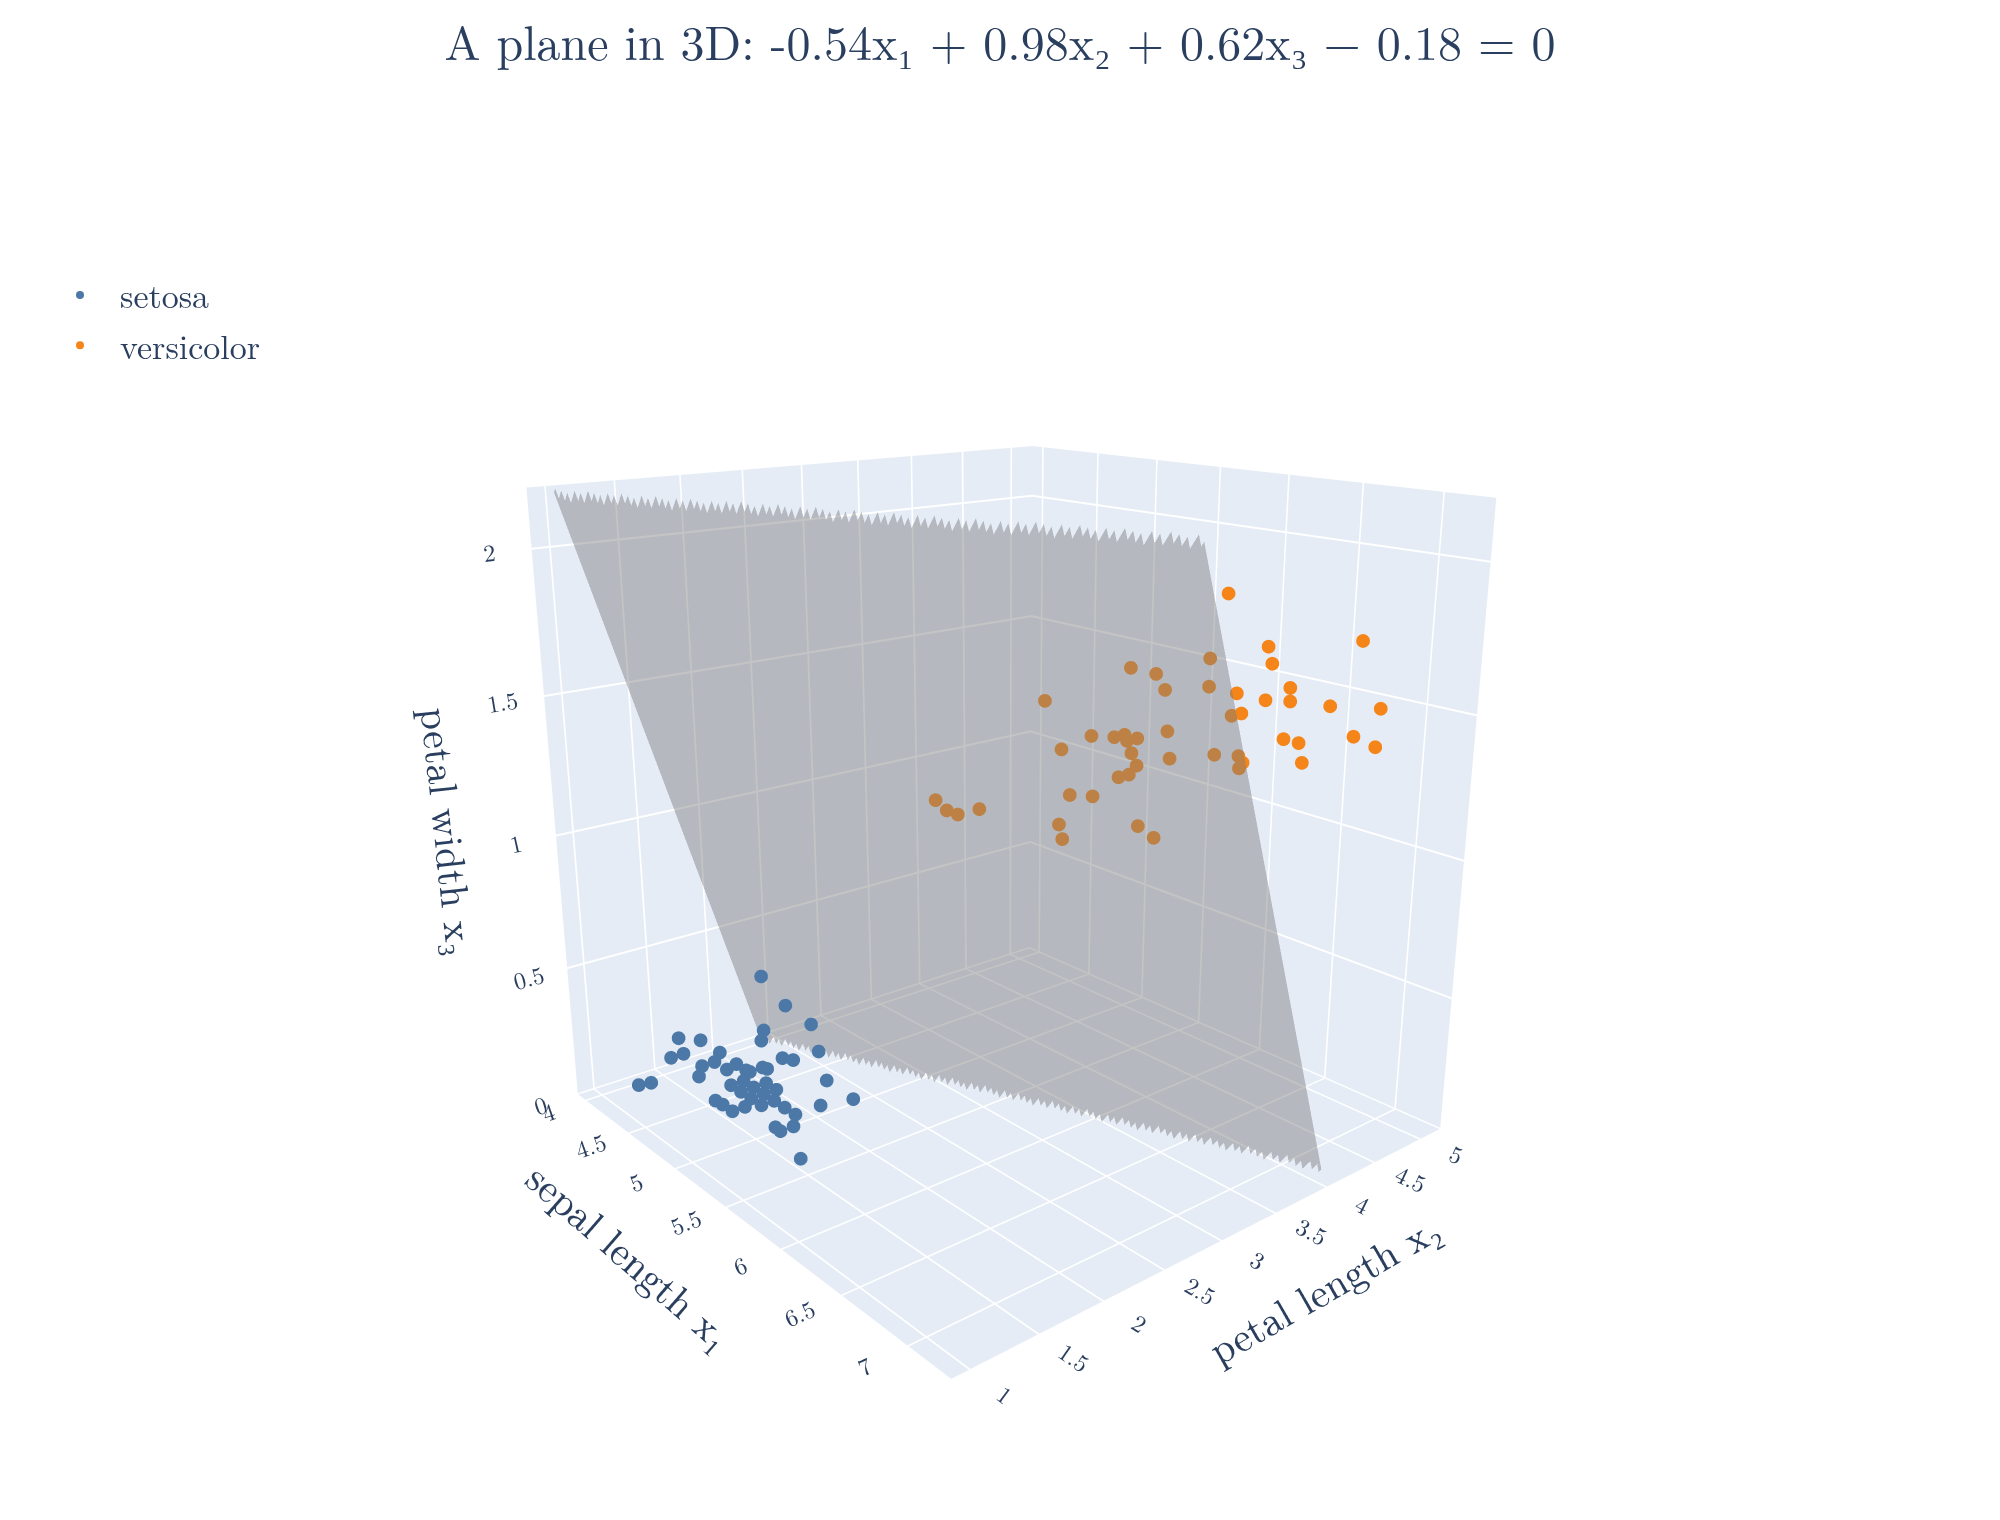

Write Python code to recreate this figure.
"""A hyperplane in 3D separating real data: iris setosa and versicolor by sepal length, petal length and petal width,
with the plane w.x + w0 = 0 found by a linear SVM (scikit-learn LinearSVC). Every flower lies on its own side."""
from pathlib import Path
import numpy as np
import plotly.graph_objects as go
from sklearn.datasets import load_iris
from sklearn.svm import LinearSVC

here = Path(__file__).parent
d = load_iris()
m = d.target < 2
X, y = d.data[m][:, [0, 2, 3]], d.target[m]
clf = LinearSVC(C=1.0, random_state=0, max_iter=10000).fit(X, y)
w, w0 = clf.coef_[0], clf.intercept_[0]
assert (clf.predict(X) == y).all()
g1, g2 = np.meshgrid(np.linspace(4, 7.2, 200), np.linspace(1, 5.2, 200))
z = -(w[0] * g1 + w[1] * g2 + w0) / w[2]                      # solve w.x + w0 = 0 for petal width
z = np.where((z >= 0) & (z <= 2.2), z, np.nan)
fig = go.Figure()
fig.add_surface(x=g1, y=g2, z=z, opacity=0.45, showscale=False, colorscale=[[0, "#9a9a9a"], [1, "#9a9a9a"]])
for k, c, n in ((0, "#4C78A8", "setosa"), (1, "#F58518", "versicolor")):
    fig.add_scatter3d(x=X[y == k, 0], y=X[y == k, 1], z=X[y == k, 2], mode="markers", marker=dict(size=4, color=c), name=n)
fig.update_layout(width=1000, height=760, font=dict(family="Latin Modern Roman", size=17),
                  title=dict(text=f"A plane in 3D: {w[0]:.2f}x₁ + {w[1]:.2f}x₂ + {w[2]:.2f}x₃ − {-w0:.2f} = 0", x=0.5),
                  scene=dict(xaxis=dict(title="sepal length x₁", tickfont=dict(size=12)),
                             yaxis=dict(title="petal length x₂", tickfont=dict(size=12)),
                             zaxis=dict(title="petal width x₃", range=[0, 2.2], tickfont=dict(size=12)),
                             aspectmode="cube", camera=dict(eye=dict(x=1.9, y=-1.6, z=0.8))),
                  legend=dict(x=0.02, y=0.9), margin=dict(l=0, r=0, t=60, b=0))
fig.write_image(here / "iris_plane.png", scale=2)
